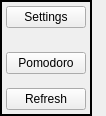
<?xml version="1.0" encoding="UTF-8"?>
<ui version="4.0">
 <class>settingsMenu</class>
 <widget class="QWidget" name="settingsMenu">
  <property name="geometry">
   <rect>
    <x>0</x>
    <y>0</y>
    <width>106</width>
    <height>99</height>
   </rect>
  </property>
  <property name="sizePolicy">
   <sizepolicy hsizetype="Fixed" vsizetype="Fixed">
    <horstretch>0</horstretch>
    <verstretch>0</verstretch>
   </sizepolicy>
  </property>
  <property name="windowTitle">
   <string>Form</string>
  </property>
  <layout class="QVBoxLayout" name="verticalLayout">
   <property name="spacing">
    <number>0</number>
   </property>
   <property name="leftMargin">
    <number>0</number>
   </property>
   <property name="topMargin">
    <number>0</number>
   </property>
   <property name="rightMargin">
    <number>0</number>
   </property>
   <property name="bottomMargin">
    <number>0</number>
   </property>
   <item>
    <widget class="QFrame" name="frame">
     <property name="sizePolicy">
      <sizepolicy hsizetype="Fixed" vsizetype="Fixed">
       <horstretch>0</horstretch>
       <verstretch>0</verstretch>
      </sizepolicy>
     </property>
     <property name="frameShape">
      <enum>QFrame::Box</enum>
     </property>
     <property name="frameShadow">
      <enum>QFrame::Plain</enum>
     </property>
     <property name="lineWidth">
      <number>2</number>
     </property>
     <layout class="QVBoxLayout" name="verticalLayout_2">
      <property name="spacing">
       <number>2</number>
      </property>
      <property name="leftMargin">
       <number>4</number>
      </property>
      <property name="topMargin">
       <number>4</number>
      </property>
      <property name="rightMargin">
       <number>4</number>
      </property>
      <property name="bottomMargin">
       <number>4</number>
      </property>
      <item>
       <widget class="QPushButton" name="settingsButton">
        <property name="text">
         <string>Settings</string>
        </property>
        <property name="icon">
         <iconset resource="../../Resources/sanki.qrc">
          <normaloff>:/icons/settings.png</normaloff>:/icons/settings.png</iconset>
        </property>
       </widget>
      </item>
      <item>
       <layout class="QHBoxLayout" name="horizontalLayout">
        <property name="spacing">
         <number>1</number>
        </property>
        <item>
         <widget class="QLabel" name="batteryIcon">
          <property name="text">
           <string/>
          </property>
         </widget>
        </item>
        <item>
         <widget class="QLabel" name="batteryLabel">
          <property name="font">
           <font>
            <pointsize>7</pointsize>
           </font>
          </property>
          <property name="text">
           <string/>
          </property>
         </widget>
        </item>
        <item>
         <spacer name="horizontalSpacer">
          <property name="orientation">
           <enum>Qt::Horizontal</enum>
          </property>
          <property name="sizeType">
           <enum>QSizePolicy::Preferred</enum>
          </property>
          <property name="sizeHint" stdset="0">
           <size>
            <width>40</width>
            <height>20</height>
           </size>
          </property>
         </spacer>
        </item>
        <item>
         <widget class="QLabel" name="brightnessIcon">
          <property name="text">
           <string/>
          </property>
         </widget>
        </item>
        <item>
         <widget class="QLabel" name="brightnessLabel">
          <property name="sizePolicy">
           <sizepolicy hsizetype="Preferred" vsizetype="Preferred">
            <horstretch>0</horstretch>
            <verstretch>0</verstretch>
           </sizepolicy>
          </property>
          <property name="font">
           <font>
            <pointsize>7</pointsize>
           </font>
          </property>
          <property name="text">
           <string/>
          </property>
         </widget>
        </item>
       </layout>
      </item>
      <item>
       <widget class="QPushButton" name="pomodoroButton">
        <property name="text">
         <string>Pomodoro</string>
        </property>
        <property name="icon">
         <iconset resource="../../Resources/sanki.qrc">
          <normaloff>:/icons/timer.svg</normaloff>:/icons/timer.svg</iconset>
        </property>
       </widget>
      </item>
      <item>
       <widget class="QLabel" name="pomodoroLabel">
        <property name="sizePolicy">
         <sizepolicy hsizetype="Minimum" vsizetype="Fixed">
          <horstretch>0</horstretch>
          <verstretch>0</verstretch>
         </sizepolicy>
        </property>
        <property name="font">
         <font>
          <pointsize>7</pointsize>
         </font>
        </property>
        <property name="text">
         <string/>
        </property>
       </widget>
      </item>
      <item>
       <widget class="QPushButton" name="refreshButton">
        <property name="text">
         <string>Refresh</string>
        </property>
        <property name="icon">
         <iconset resource="../../Resources/sanki.qrc">
          <normaloff>:/icons/refresh_window.png</normaloff>:/icons/refresh_window.png</iconset>
        </property>
       </widget>
      </item>
     </layout>
    </widget>
   </item>
  </layout>
 </widget>
 <resources>
  <include location="../../Resources/sanki.qrc"/>
 </resources>
 <connections/>
</ui>
